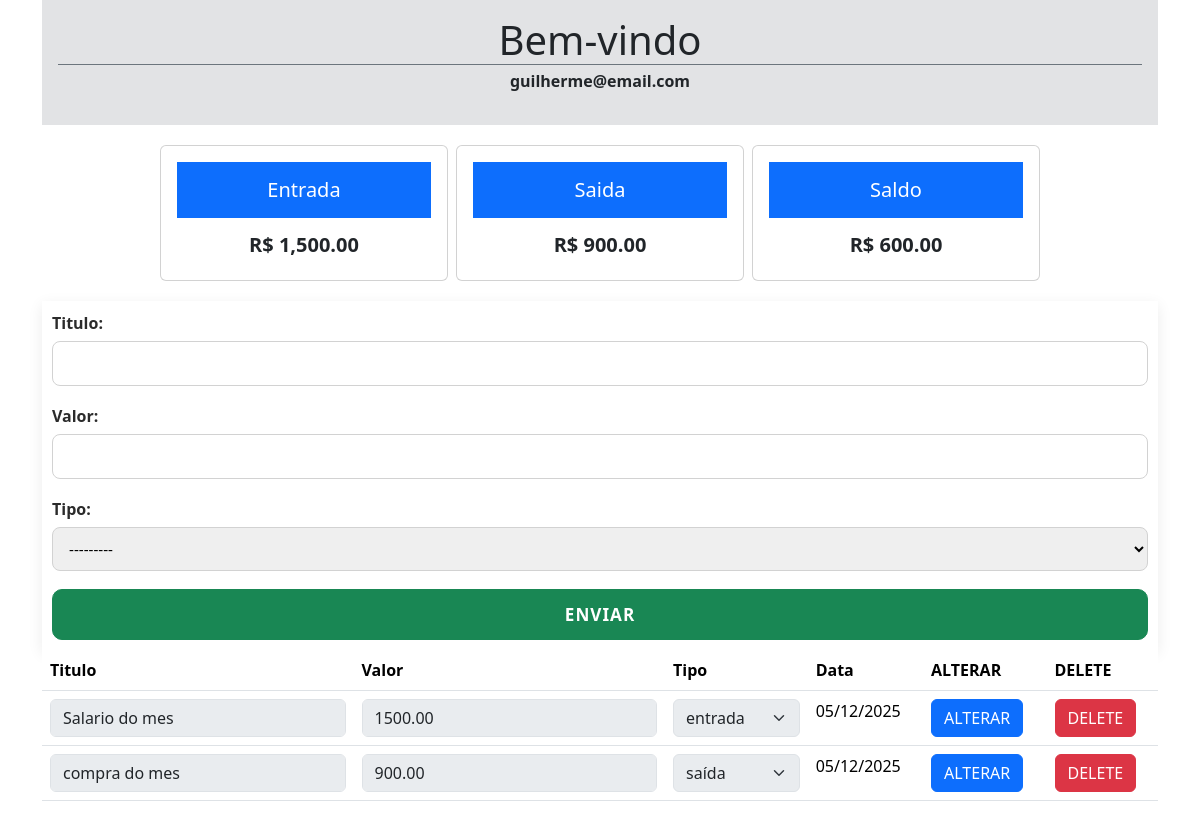
The page / on the database its author committed.
### gastos/models.py (models this page shows)
class UsuarioModel(models.Model):
    nome = models.CharField(max_length=200)
    email = models.CharField(max_length=200)
    senha = models.CharField(max_length=12)
    def __str__(self):
        return self.email

class financaModel(models.Model):
    usuario = models.ForeignKey(UsuarioModel, on_delete=models.CASCADE)
    titulo = models.CharField(max_length=100)
    valor = models.DecimalField(max_digits=20,decimal_places=2)
    tipo = models.CharField(max_length=10, choices=TIPO_CHOICE)
    data = models.DateField(auto_now_add=True)
    def __str__(self):
        return self.titulo

### gastos/views.py (the view, shortened to what this page needs)
# urls.py: path('', views.controle_financa, name='controle_financa'),
def controle_financa(request):
    transacao = financaModel.objects.all()
    usuario = UsuarioModel.objects.get(id=1)
    total_entradas = sum(t.valor for t in transacao if t.tipo == 'entrada')
    total_saidas = sum(t.valor for t in transacao if t.tipo == 'saida')
    saldo = total_entradas - total_saidas
    soma = 0
    for teste in transacao:
        print(teste)
        if teste.tipo == 'entrada':
            soma += teste.valor
    print(soma)
    form = FormsModel()
    return render(request, 'pages/index.html', context={
        'form': form,
        'transacaos': transacao,
        'total_entrada': total_entradas,
        'total_saida': total_saidas,
        'saldo': saldo,
        'soma': soma,
        'usuario': usuario,
    })

### gastos/forms.py
class FormsModel(forms.ModelForm):
    class Meta:
        model = financaModel
        fields = ['titulo', 'valor', 'tipo']

### gastos/templates/pages/index.html (shortened to what this page needs)
{% load static %}
{% load humanize %}
<!doctype html>
<html lang="pt-br">
  <head>
    <link href="https://cdn.jsdelivr.net/npm/bootstrap@5.3.8/dist/css/bootstrap.min.css" rel="stylesheet">
    <link rel="stylesheet" href="{% static "gastos/css/style.css" %}">
  </head>
  <body class="container">
    <header class="text-center p-3 bg-secondary-subtle">
      <h1 class="border-bottom border-secondary border-1 mb-1">Bem-vindo</h1>
      <p class="fw-bold">{{usuario}}</p>
    </header>
    <div class="d-flex justify-content-xl-center m-3">
      <div class="card m-1" style="width: 18rem;">
        <div class="card-body ">
          <h5 class="card-title p-3 bg-primary text-white text-center">Entrada</h5>
          <p class="card-text text-center fs-5 p-1 fw-bold">R$ {{total_entrada|floatformat:2|intcomma}}</p>
        </div>
      </div>
      <div class="card m-1" style="width: 18rem;">
        <div class="card-body">
          <h5 class="card-title p-3 bg-primary text-white text-center">Saida</h5>
          <p class="card-text text-center fs-5 p-1 fw-bold">R$ {{total_saida|floatformat:2|intcomma}}</p>
        </div>
      </div>
      <div class="card m-1" style="width: 18rem;">
        <div class="card-body">
          <h5 class="card-title p-3 bg-primary text-white text-center">Saldo</h5>
          <p class="card-text text-center fs-5 p-1 fw-bold">R$ {{saldo|floatformat:2|intcomma}}</p>
        </div>
      </div>
    </div>
    <form class="finance-form" action="" method='post'>
        {{form.as_p}}
        <button class="btn btn-success" type="submit">ENVIAR</button>
    </form>
    <table class="table">
    <thead>
        <tr>
        <th scope="col">Titulo</th>
        <th scope="col">Valor</th>
        <th scope="col">Tipo</th>
        <th scope="col">Data</th>
        <th scope="col">ALTERAR</th>
        <th scope="col">DELETE</th>
        </tr>
    </thead>
    <tbody>
        {% for transacao  in transacaos  %}
            <tr>
              <form action="{% url "alterar_financa"  transacao.id  %}" method="post">
                <td>
                  <input type="text" disabled class="form-control input_titulo" name="titulo" value="{{transacao.titulo}}"></input>
                </td>
                <td>
                  <input type="text" disabled class="form-control input_valor" name="valor" value="{{transacao.valor}}"></input>
                </td>
                <td>
                   <select name="tipo" disabled class="form-select select_tipo">
                      <option value="entrada" {% if transacao.tipo == 'entrada' %}selected{% endif %}>entrada</option>
                      <option value="saida" {% if transacao.tipo == 'saida' %}selected{% endif %}>saída</option>
                    </select>
                </td>
                <td>{{ transacao.data|date:"d/m/Y" }}</td>
                <td>
                    <button class="btn btn-primary botao_alterar " type="button"> ALTERAR</button>
                </td>
              </form>
              <td>
                  <a class="btn btn-danger " href="{% url "delete_financa" transacao.id %}">DELETE</a>
              </td>
            </tr>
        {% endfor %}
    </tbody>
    </table>
  </body>
</html>

### gastos/static/gastos/css/style.css (style rules this page uses)
.finance-form { width: 100%; background-color: transparent; padding: 10px; box-shadow: 0 4px 14px rgba(0, 0, 0, 0.08); }
.finance-form p label { display: block; font-weight: 600; margin-bottom: 6px; color: #2b2b2b; }
.finance-form p input, .finance-form p select, .finance-form p textarea { width: 100%; padding: 10px 12px; border-radius: 8px; border: 1px solid #d2d2d2; font-size: 0.95rem; outline: none; transition: border-color 0.2s, box-shadow 0.2s; }
.finance-form p { margin-bottom: 18px; }
.finance-form button { width: 100%; padding: 12px; border-radius: 10px; font-size: 1.07rem; font-weight: 600; letter-spacing: 1px; }

### rows shown on the page
UsuarioModel: email "guilherme@email.com"
financaModel: tipo "entrada"
financaModel: tipo "saída"

### other values the page prints
{{ total_entrada|floatformat:2|intcomma }} "1,500.00"
{{ total_saida|floatformat:2|intcomma }} "900.00"
{{ saldo|floatformat:2|intcomma }} "600.00"
